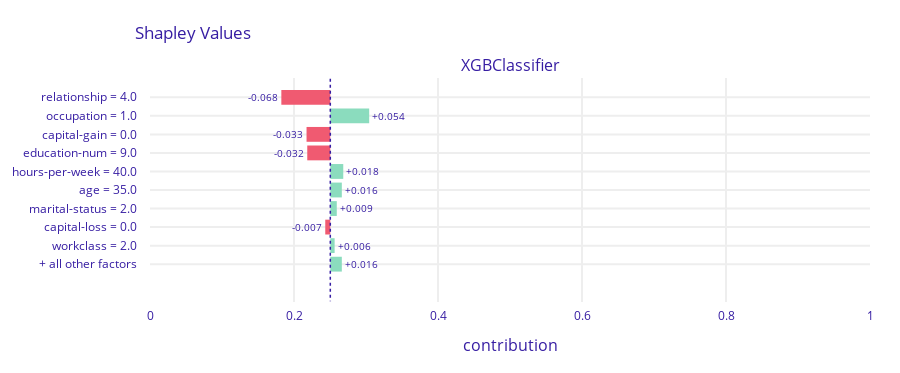

Notebook cell for this chart:
### Markdown cell above
#### Another interesting plot is the break down plot

### Code cell
import matplotlib
from matplotlib.pyplot import figure
exp.predict_parts(test_set.iloc[2, :], type='shap').plot(min_max=[0,1])

### Figure 1 — Plotly figure (JSON) as saved in the notebook; plotly's stock layout.template omitted (floating-point values rounded to 4 significant figures)
{"data": [{"base": 0.2504, "hoverinfo": "text", "hoverlabel": {"bgcolor": "rgba(0,0,0,0.8)"}, "hovertext": ["Average response: 0.25<br>Prediction: 0.232<br>relationship = 4.0<br>decreases average response <br>by 0.068", "Average response: 0.25<br>Prediction: 0.232<br>occupation = 1.0<br>increases average response <br>by 0.054", "Average response: 0.25<br>Prediction: 0.232<br>capital-gain = 0.0<br>decreases average response <br>by 0.033", "Average response: 0.25<br>Prediction: 0.232<br>education-num = 9.0<br>decreases average response <br>by 0.032", "Average response: 0.25<br>Prediction: 0.232<br>hours-per-week = 40.0<br>increases average response <br>by 0.018", "Average response: 0.25<br>Prediction: 0.232<br>age = 35.0<br>increases average response <br>by 0.016", "Average response: 0.25<br>Prediction: 0.232<br>marital-status = 2.0<br>increases average response <br>by 0.009", "Average response: 0.25<br>Prediction: 0.232<br>capital-loss = 0.0<br>decreases average response <br>by 0.007", "Average response: 0.25<br>Prediction: 0.232<br>workclass = 2.0<br>increases average response <br>by 0.006", "Average response: 0.25<br>Prediction: 0.232<br>+ all other factors<br>increases average response <br>by 0.016"], "marker": {"color": ["#f05a71", "#8bdcbe", "#f05a71", "#f05a71", "#8bdcbe", "#8bdcbe", "#8bdcbe", "#f05a71", "#8bdcbe", "#8bdcbe"]}, "orientation": "h", "showlegend": false, "text": ["-0.068", "+0.054", "-0.033", "-0.032", "+0.018", "+0.016", "+0.009", "-0.007", "+0.006", "+0.016"], "textposition": "outside", "type": "bar", "x": [-0.068, 0.054, -0.033, -0.032, 0.018, 0.016, 0.009, -0.007, 0.006, 0.016], "xaxis": "x", "y": ["relationship = 4.0", "occupation = 1.0", "capital-gain = 0.0", "education-num = 9.0", "hours-per-week = 40.0", "age = 35.0", "marital-status = 2.0", "capital-loss = 0.0", "workclass = 2.0", "+ all other factors"], "yaxis": "y"}], "layout": {"annotations": [{"font": {"size": 16}, "showarrow": false, "text": "XGBClassifier", "x": 0.5, "xanchor": "center", "xref": "paper", "y": 1, "yanchor": "bottom", "yref": "paper"}, {"font": {"size": 16}, "showarrow": false, "text": "contribution", "x": 0.5, "xanchor": "center", "xref": "paper", "y": 0, "yanchor": "top", "yref": "paper", "yshift": -30}], "font": {"color": "#371ea3"}, "height": 373, "margin": {"b": 71, "r": 30, "t": 78}, "shapes": [{"line": {"color": "#371ea3", "dash": "dot", "width": 1.5}, "type": "line", "x0": 0.2504, "x1": 0.2504, "xref": "x", "y0": -1, "y1": 11, "yref": "y"}], "title": {"text": "Shapley Values", "x": 0.15}, "xaxis": {"anchor": "y", "automargin": true, "domain": [0, 1], "fixedrange": true, "gridwidth": 2, "range": [0, 1], "tickcolor": "white", "ticklen": 3, "ticks": "outside", "type": "linear", "zeroline": false}, "yaxis": {"anchor": "x", "automargin": true, "autorange": "reversed", "domain": [0, 1], "fixedrange": true, "gridwidth": 2, "tickcolor": "white", "ticklen": 10, "ticks": "outside", "type": "category"}}}
